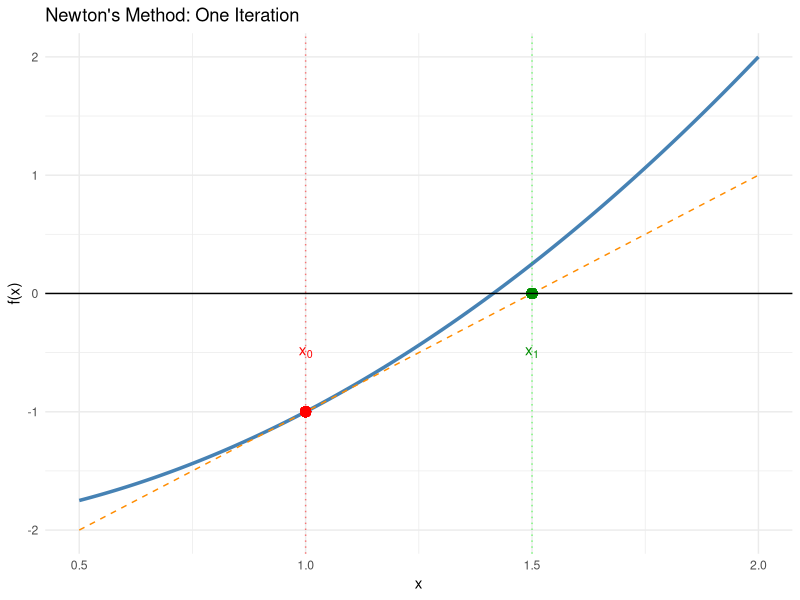
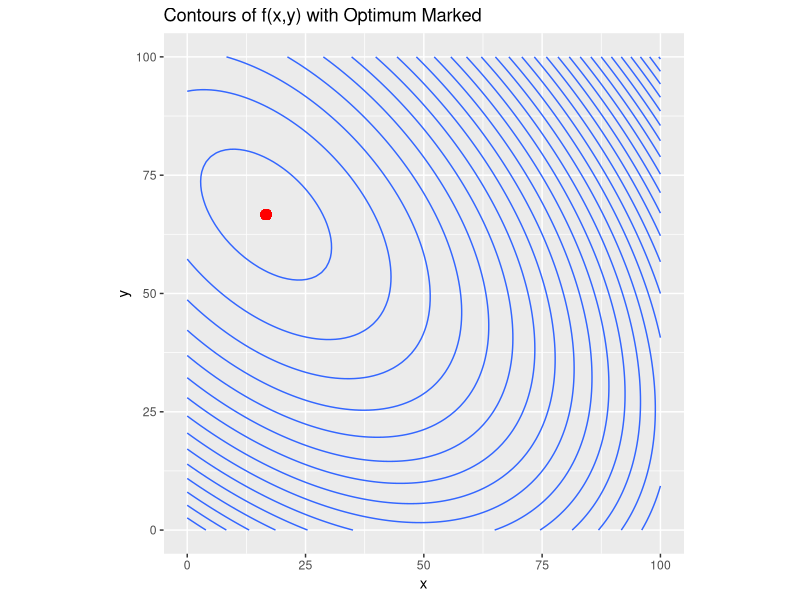
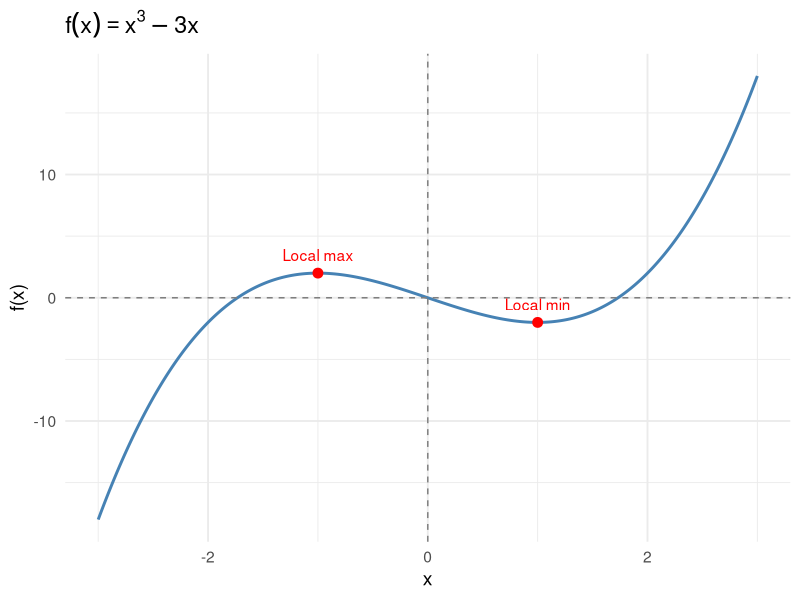
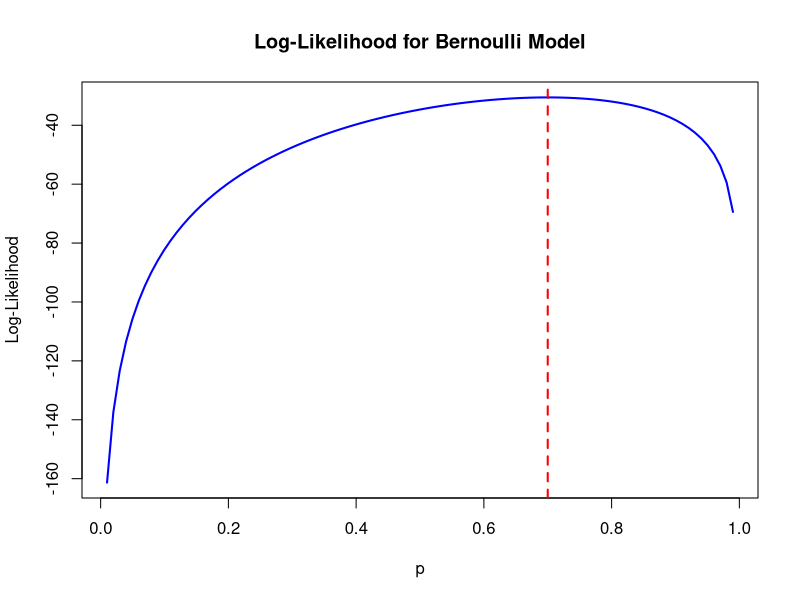

These figures' R source, in order:
## ---- chunk 1
library(ggplot2)

# Define the function and its derivative
f <- function(x) x^2 - 2
f_prime <- function(x) 2 * x

# Choose initial guess
x0 <- 1.0
x1 <- x0 - f(x0) / f_prime(x0)  # first Newton update

# Build tangent line at x0
tangent <- function(x) f(x0) + f_prime(x0) * (x - x0)

# Create data for plotting
x_vals <- seq(0.5, 2, length.out = 300)
plot_df <- data.frame(x = x_vals, fx = f(x_vals), tangent = tangent(x_vals))

# Plot function and tangent
ggplot(plot_df, aes(x = x)) +
  geom_line(aes(y = fx), color = "steelblue", size = 1.2) +
  geom_line(aes(y = tangent), color = "darkorange", linetype = "dashed") +
  geom_vline(xintercept = x0, linetype = "dotted",color = "red",alpha=.5) +
  geom_vline(xintercept = x1, linetype = "dotted", color = "green",alpha=.5) +
  geom_point(aes(x = x0, y = f(x0)), color = "red", size = 3) +
  geom_point(aes(x = x1, y = 0), color = "green4", size = 3) +
  geom_hline(yintercept = 0, linetype = "solid") +
  annotate("text", x = x0, y = f(x0) + 0.5, label = "x[0]", parse = TRUE, color = "red") +
  annotate("text", x = x1, y = -0.5, label = "x[1]", parse = TRUE, color = "green4") +
  labs(
    title = "Newton's Method: One Iteration",
    y = "f(x)",
    x = "x"
  ) +
  theme_minimal()

## ---- chunk 2
#| echo: false
#| message: false
#| warning: false
library(ggplot2)
library(dplyr)

f <- function(x,y) 100*x + 150*y - x^2 - y^2 - x*y

# Create grid
x <- seq(0,100, length.out=100)
y <- seq(0,100, length.out=100)
grid <- expand.grid(x=x,y=y) %>%
  mutate(z=f(x,y))

# Contour plot
ggplot(grid, aes(x=x,y=y,z=z)) +
  geom_contour(bins=30,show.legend = F) +
  geom_point(aes(x=50/3,y=66.67),color="red",size=3) +
  labs(title="Contours of f(x,y) with Optimum Marked",
       x="x", y="y") +
  coord_equal()

## ---- chunk 3
#| echo: false
#| message: false
#| warning: false

library(ggplot2)
library(dplyr)

# Define function
f <- function(x) x^3 - 3*x

# Create data grid
df <- data.frame(x = seq(-3, 3, length.out = 400)) %>%
  mutate(y = f(x))

# Critical points
crit_points <- data.frame(
  x = c(-1, 1),
  y = f(c(-1, 1)),
  label = c("Local max", "Local min")
)

# Plot
ggplot(df, aes(x, y)) +
  geom_line(color = "steelblue", linewidth = 1) +
  geom_hline(yintercept = 0, color = "grey50", linetype = "dashed") +
  geom_vline(xintercept = 0, color = "grey50", linetype = "dashed") +
  geom_point(data = crit_points, aes(x, y), color = "red", size = 3) +
  geom_text(data = crit_points, aes(label = label), vjust = -1, color = "red") +
  labs(
    title = expression(f(x) == x^3 - 3*x),
    x = "x",
    y = "f(x)"
  ) +
  theme_minimal(base_size = 14)
## ---- chunk 4
set.seed(123)
n <- 50
p_true <- 0.7
y <- rbinom(n, 1, p_true)

# Closed-form MLE
p_hat <- mean(y)

# Log-likelihood function
ll <- function(p) sum(y*log(p) + (1-y)*log(1-p))

# Evaluate over grid
p_grid <- seq(0.01, 0.99, length.out=100)
ll_vals <- sapply(p_grid, ll)

plot(p_grid, ll_vals, type="l", lwd=2, col="blue",
     xlab="p", ylab="Log-Likelihood",
     main="Log-Likelihood for Bernoulli Model")
abline(v=p_hat, col="red", lty=2, lwd=2)
## ---- chunk 5
set.seed(123)

# Simulate dynamic decision data
T <- 200
beta0 <- -1  # replacement cost
beta1 <- 0.3 # depreciation effect

s <- numeric(T) # equipment age
y <- numeric(T) # decision

for (t in 1:(T-1)) {
  p1 <- exp(beta0)/(exp(beta0) + exp(beta1*s[t]))
  y[t] <- rbinom(1, 1, p1)
  s[t+1] <- ifelse(y[t]==1, 0, s[t]+1)
}

# Log-likelihood function
loglik_dyn <- function(beta) {
  beta0 <- beta[1]; 
  beta1 <- beta[2]
  p1 <- exp(beta0)/(exp(beta0) + exp(beta1*s))
  p1 <- pmin(pmax(p1, 1e-8), 1-1e-8) # avoid log(0)
  sum(y*log(p1) + (1-y)*log(1-p1))
}

# Estimate with BFGS -- maybe switch to BHHH and show the evolution. Can we derive a gradient and discuss what the algorithm does if it can't derive a gradient.
res <- optim(par=c(0,0.1), 
             fn=function(b)-loglik_dyn(b),
             method="BFGS",
             control=list(maxit=1000,trace=1,REPORT=1))
res$par
